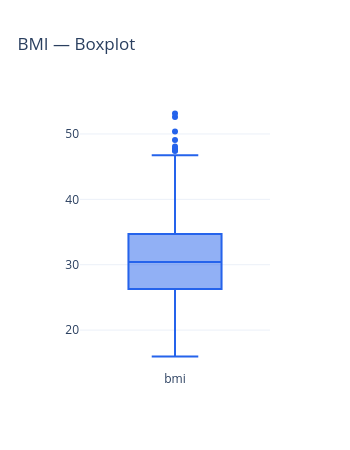
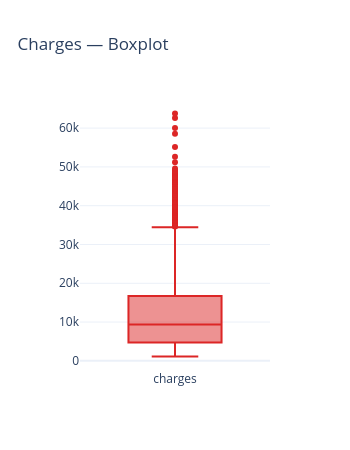

The notebook cell these images were saved under, in order:
### Markdown cell above
## Spot the Outliers

### Code cell
box_figure = go.Figure()
box_figure.add_trace(go.Box(y=df["bmi"], name="bmi", marker_color="#2563eb"))
box_figure.update_layout(title="BMI — Boxplot", template="plotly_white", width=350, height=450)
box_figure.show()

box_figure2 = go.Figure()
box_figure2.add_trace(go.Box(y=df["charges"], name="charges", marker_color="#dc2626"))
box_figure2.update_layout(title="Charges — Boxplot", template="plotly_white", width=350, height=450)
box_figure2.show()

### Figure 1 — Plotly figure (JSON) as saved in the notebook; plotly's stock layout.template omitted (floating-point values rounded to 4 significant figures; data arrays with more than 128 entries replaced by an {"elided": "..."} marker saying what was removed)
{"data": [{"marker": {"color": "#2563eb"}, "name": "bmi", "type": "box", "y": {"elided": "1337 float values"}}], "layout": {"height": 450, "title": {"text": "BMI — Boxplot"}, "width": 350}}

### Figure 2 — Plotly figure (JSON) as saved in the notebook; plotly's stock layout.template omitted (floating-point values rounded to 4 significant figures; data arrays with more than 128 entries replaced by an {"elided": "..."} marker saying what was removed)
{"data": [{"marker": {"color": "#dc2626"}, "name": "charges", "type": "box", "y": {"elided": "1337 float values"}}], "layout": {"height": 450, "title": {"text": "Charges — Boxplot"}, "width": 350}}
